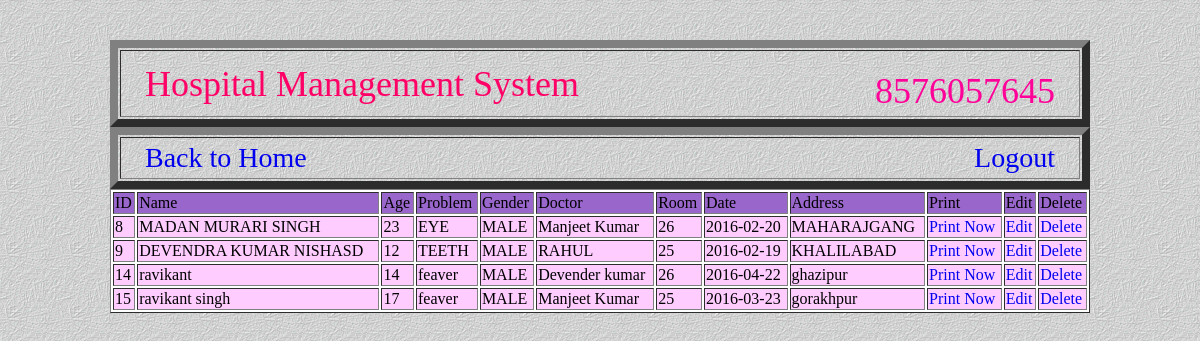
/plist.php, run on the app's committed database.
### tables this page shows
CREATE TABLE IF NOT EXISTS `p_registration` (
  `id` int(10) unsigned NOT NULL AUTO_INCREMENT,
  `name` varchar(45) NOT NULL,
  `age` varchar(45) NOT NULL,
  `problem` varchar(45) NOT NULL,
  `gender` varchar(45) NOT NULL,
  `doctor` varchar(45) NOT NULL,
  `room` varchar(45) NOT NULL,
  `date` varchar(45) NOT NULL,
  `address` varchar(45) NOT NULL,
  PRIMARY KEY (`id`)
);

### plist.php (the view, shortened to what this page needs)
<?php
$sql="SELECT * FROM p_registration";
$query=mysql_query($sql)or die(mysql_error());
?>
<!DOCTYPE HTML>
<html>
<title>p-list</title><head>
<link rel="stylesheet" href="css/list.css">
	</head><body>
    <form method="" action="plist.php">
     <table width="100%" border="8" style="margin-top:40px">
    <tr>
    <td><table width="100%" border="0"></td>
    <tr>
    <td><div class="ravi">Hospital Management System</div></td>
    <td><div class="kant">8576057645</div></td>
    </tr>
    </table>
    <table width="100%" border="8">
    <tr>
   <td><table width="100%" border="0"></td>
    <tr>
		 <td><div class="singh"><a href="list.php" target="_self">Back to Home</a></div></td>
          <td><div class="singhs"><a href="index.php" target="_self">Logout</a></div></td>
         </tr>
         </table>
    <table width="100%" border="1" bgcolor="#FFFFFF">
      <tr>
        <td bgcolor="#9966CC"><span class="style1">ID</span></td>
        <td bgcolor="#9966CC"><span class="style1">Name</span></td>
        <td bgcolor="#9966CC"><span class="style1">Age</span></td>
        <td bgcolor="#9966CC"><span class="style1">Problem</span></td>
        <td bgcolor="#9966CC"><span class="style1">Gender</span></td>
        <td bgcolor="#9966CC"><span class="style1">Doctor</span></td>
        <td bgcolor="#9966CC"><span class="style1">Room</span></td>
        <td bgcolor="#9966CC"><span class="style1">Date</span></td>
         <td bgcolor="#9966CC"><span class="style1">Address</span></td>
         <td bgcolor="#9966CC"><span class="style1">Print</span></td>
          <td bgcolor="#9966CC"><span class="style1">Edit</span></td>
          <td bgcolor="#9966CC"><span class="style1">Delete</span></td>
      </tr>
      <?php while($row=mysql_fetch_array($query)){?>
      <tr bgcolor="#FFCCFF">
        <td><?php echo $row['0']?></td>
        <td><?php echo $row['1']?></td>
        <td><?php echo $row['2']?></td>
        <td><?php echo $row['3']?></td>
        <td><?php echo $row['4']?></td>
        <td><?php echo $row['5']?></td>
        <td><?php echo $row['6']?></td>
        <td><?php echo $row['7']?></td>
        <td><?php echo $row['8']?></td>
          <td><a href="printpage.php?print=<?php echo$row['0'];?>";>Print Now</a></td>
          <td><a href="pregistration.php?edit=<?php echo$row['0'];?>";>Edit</a></td>
           <td><a href='delete_page.php?del_page=<?php echo $row['0']; ?>'>Delete</a></td>
      </tr>
	  <?php } ?>
    </table></td>
</form>
</body>
</html>

### css/list.css (style rules this page uses)
.ravi { font-size:36px; margin-left:20px; color:#F06; }
.kant { font-size:36px; text-align:right; color:#F09; margin-top:15px; margin-right:20px; }
.singh { text-align:left; margin-left:20px; font-size:28px; color:#F06; text-decoration:none; text-decoration:none; }
body { height:100%; margin:0 auto; min-height:100%; padding:0; width:980px; background:url(TEXTURE1.GIF); }
.singhs { text-align:right; margin-right:20px; font-size:28px; color:#F06; text-decoration:none; }
a:-webkit-any-link { color: -webkit-link; text-decoration:none; cursor: auto; }

### data on the page
p_registration: id "8", name "MADAN MURARI SINGH", age "23", problem "EYE", gender "MALE", doctor "Manjeet Kumar", room "26", date "2016-02-20", address "MAHARAJGANG"
p_registration: id "9", name "DEVENDRA KUMAR NISHASD", age "12", problem "TEETH", gender "MALE", doctor "RAHUL", room "25", date "2016-02-19", address "KHALILABAD"
p_registration: id "14", name "ravikant", age "14", problem "feaver", gender "MALE", doctor "Devender kumar", room "26", date "2016-04-22", address "ghazipur"
p_registration: id "15", name "ravikant singh", age "17", problem "feaver", gender "MALE", doctor "Manjeet Kumar", room "25", date "2016-03-23", address "gorakhpur"
